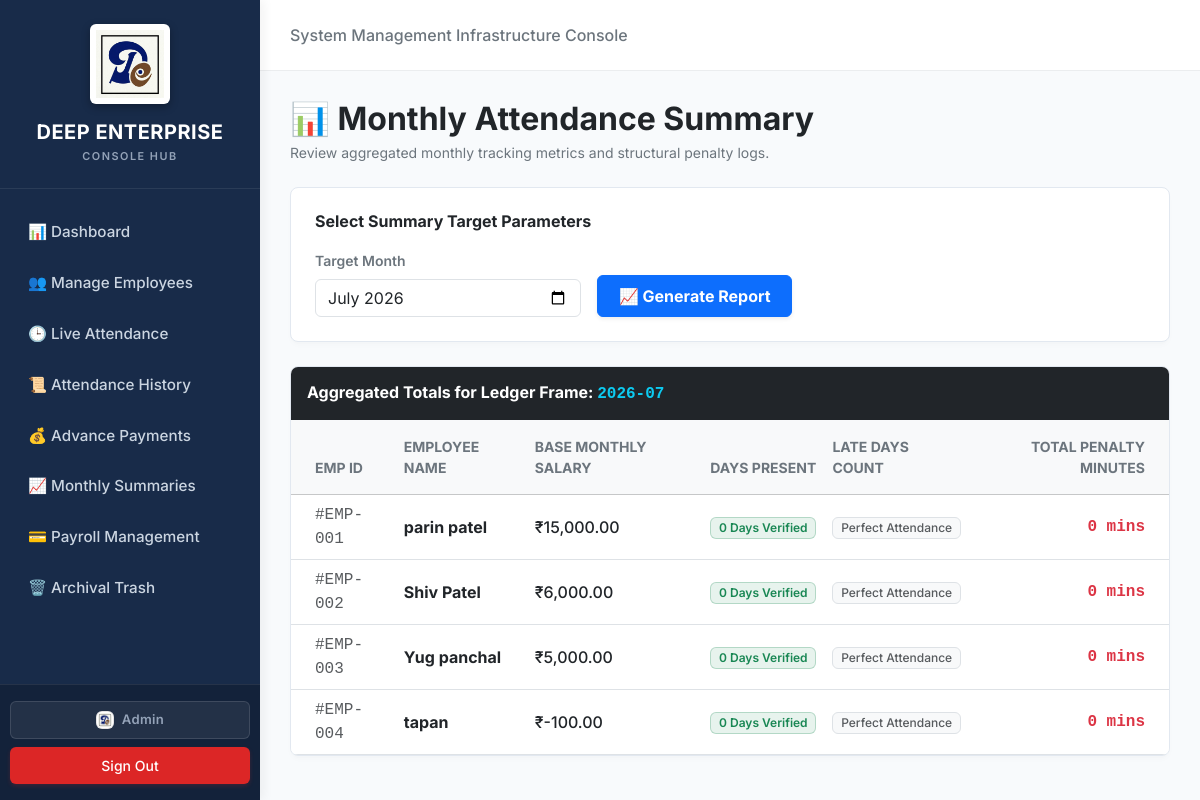
Page /attendance_summary (signed in) on the committed database.
### tables this page shows
CREATE TABLE employees(
    id INTEGER PRIMARY KEY AUTOINCREMENT,
    name TEXT NOT NULL,
    mobile TEXT,
    aadhaar TEXT,
    joining_date TEXT,
    monthly_salary REAL,
    shift_start TEXT,
    shift_end TEXT,
    grace_minutes INTEGER DEFAULT 15,
    rfid_uid TEXT,
    status TEXT DEFAULT 'Active',
    deleted_date TEXT
);

### app.py (the view)
@app.route("/attendance_summary", methods=["GET", "POST"])
def attendance_summary():
    if not session.get("logged_in"):
        return redirect("/login")
    conn = sqlite3.connect("database.db")
    cursor = conn.cursor()
    selected_month = datetime.now().strftime("%Y-%m")
    if request.method == "POST":
        selected_month = request.form["month"]
    cursor.execute("SELECT id, name, monthly_salary FROM employees WHERE status = 'Active'")
    employees = cursor.fetchall()
    summary_records = []
    for emp in employees:
        emp_id = emp[0]
        emp_name = emp[1]
        base_salary = emp[2]
        cursor.execute("""
            SELECT COUNT(*) FROM attendance WHERE employee_id = ? AND strftime('%Y-%m', attendance_date) = ?
        """, (emp_id, selected_month))
        present_days = cursor.fetchone()[0]
        cursor.execute("""
            SELECT COUNT(*) FROM attendance
            WHERE employee_id = ? AND strftime('%Y-%m', attendance_date) = ? AND status = 'Late'
        """, (emp_id, selected_month))
        late_days = cursor.fetchone()[0]
        cursor.execute("""
            SELECT SUM(late_minutes) FROM attendance WHERE employee_id = ? AND strftime('%Y-%m', attendance_date) = ?
        """, (emp_id, selected_month))
        total_late_minutes = cursor.fetchone()[0] or 0
        summary_records.append({
            "id": emp_id,
            "name": emp_name,
            "base_salary": base_salary,
            "present_days": present_days,
            "late_days": late_days,
            "total_late_minutes": total_late_minutes
        })
    conn.close()
    return render_template("attendance_summary.html", summary_records=summary_records, selected_month=selected_month)

### templates/attendance_summary.html (shortened to what this page needs)
{% extends 'base.html' %}
{% block content %}
<div class="mb-4">
    <h2 class="fw-bold text-dark m-0">📊 Monthly Attendance Summary</h2>
    <p class="text-secondary small m-0 mt-1">Review aggregated monthly tracking metrics and structural penalty logs.</p>
</div>
<div class="card-custom p-4 mb-4">
    <h5 class="fw-bold text-dark mb-3 fs-6">Select Summary Target Parameters</h5>
    <form action="/attendance_summary" method="POST" class="row g-3 align-items-end">
        <div class="col-12 col-md-4">
            <label class="form-label small fw-semibold text-secondary">Target Month</label>
            <input type="month" class="form-control text-dark" name="month" value="{{ selected_month }}" required>
        </div>
        <div class="col-12 col-md-3">
            <button type="submit" class="btn btn-primary w-100 fw-bold shadow-sm d-flex align-items-center justify-content-center gap-2">
                <span>📈 Generate Report</span>
            </button>
        </div>
    </form>
</div>
<div class="card-custom p-0 overflow-hidden">
    <div class="bg-dark text-white p-3">
        <h5 class="m-0 fs-6 fw-bold">Aggregated Totals for Ledger Frame: <span class="text-info font-monospace">{{ selected_month }}</span></h5>
    </div>
    <div class="table-responsive">
        <table class="table table-hover mb-0 align-middle">
            <thead class="table-light">
                <tr>
                    <th class="ps-4 py-3 text-secondary small fw-bold">EMP ID</th>
                    <th class="py-3 text-secondary small fw-bold">EMPLOYEE NAME</th>
                    <th class="py-3 text-secondary small fw-bold">BASE MONTHLY SALARY</th>
                    <th class="py-3 text-secondary small fw-bold">DAYS PRESENT</th>
                    <th class="py-3 text-secondary small fw-bold">LATE DAYS COUNT</th>
                    <th class="pe-4 py-3 text-end text-secondary small fw-bold">TOTAL PENALTY MINUTES</th>
                </tr>
            </thead>
            <tbody>
                {% for record in summary_records %}
                <tr class="border-bottom">
                    <td class="ps-4 text-muted font-monospace">#EMP-00{{ record.id }}</td>
                    <td><span class="fw-bold text-dark">{{ record.name }}</span></td>
                    <td class="fw-medium text-dark">₹{{ "{:,.2f}".format(record.base_salary|float) }}</td>
                    <td>
                        <span class="badge bg-success bg-opacity-10 text-success border border-success border-opacity-25 px-2.5 py-1.5 fw-semibold">
                            {{ record.present_days }} Days Verified
                        </span>
                    </td>
                    <td>
                        {% if record.late_days > 0 %}
                            <span class="badge bg-warning bg-opacity-10 text-warning border border-warning border-opacity-25 px-2.5 py-1.5 fw-semibold">
                                ⚠️ {{ record.late_days }} Late Violations
                            </span>
                        {% else %}
                            <span class="badge bg-light text-muted border px-2.5 py-1.5 fw-medium">
                                Perfect Attendance
                            </span>
                        {% endif %}
                    </td>
                    <td class="pe-4 text-end font-monospace text-danger fw-bold">
                        {{ record.total_late_minutes }} mins
                    </td>
                </tr>
                {% else %}
                <tr>
                    <td colspan="6" class="text-center text-muted py-5">
                        📭 No active metrics logged or processed for this calculation block.
                    </td>
                </tr>
                {% endfor %}
            </tbody>
        </table>
    </div>
</div>
{% endblock %}

### templates/base.html (style rules this page uses)
:root { --sidebar-width: 260px; --primary-bg: #182b49; --accent-hover: #223c66; --light-canvas: #f8fafc; }
body { font-family: 'Inter', sans-serif; background-color: var(--light-canvas); color: #334155; overflow-x: hidden; }
.card-custom { background: #ffffff; border: 1px solid #e2e8f0; border-radius: 8px; box-shadow: 0 4px 6px -1px rgba(0, 0, 0, 0.02), 0 2px 4px -1px rgba(0, 0, 0, 0.01); }
.btn { font-weight: 500; border-radius: 6px; padding: 8px 16px; }

### rows in the picture
employees: id "1", name "parin patel", base_salary "15,000.00", present_days "0", total_late_minutes "0"
employees: id "2", name "Shiv Patel", base_salary "6,000.00", present_days "0", total_late_minutes "0"
employees: id "3", name "Yug panchal", base_salary "5,000.00", present_days "0", total_late_minutes "0"
employees: id "4", name "tapan", base_salary "-100.00", present_days "0", total_late_minutes "0"
